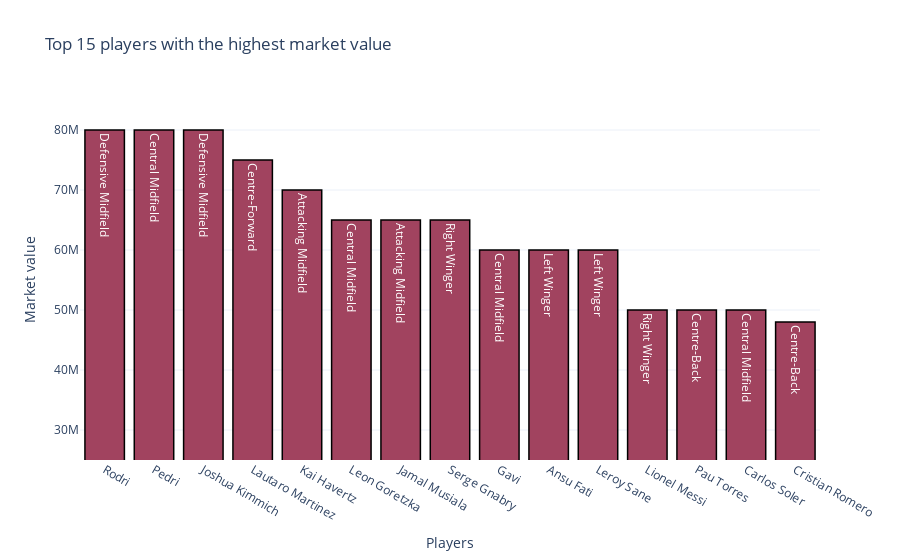

Source (notebook cell):
### Code cell
players_top_value = players.nlargest(15, ['Market_value'])


plot_1 = go.Bar(
                x = players_top_value.Name,
                y = players_top_value.Market_value,
                marker = dict(color = '#a1435f',
                line=dict(color='rgb(0,0,0)',width=1.5)),
                text = players_top_value.Position)

data = [plot_1]
layout = go.Layout(barmode = "group")
fig = go.Figure(data = data, layout = layout)
fig.update_layout(yaxis_range=[25000000,85000000])
fig.update_layout(
    title="Top 15 players with the highest market value",
    xaxis_title="Players",
    yaxis_title="Market value",
    template = "plotly_white",

)
iplot(fig)

### Figure 1 — Plotly figure (JSON) as saved in the notebook; plotly's stock layout.template omitted (floating-point values rounded to 4 significant figures)
{"data": [{"marker": {"color": "#a1435f", "line": {"color": "rgb(0,0,0)", "width": 1.5}}, "text": ["Defensive Midfield", "Central Midfield", "Defensive Midfield", "Centre-Forward", "Attacking Midfield", "Central Midfield", "Attacking Midfield", "Right Winger", "Central Midfield", "Left Winger", "Left Winger", "Right Winger", "Centre-Back", "Central Midfield", "Centre-Back"], "x": ["Rodri", "Pedri", "Joshua Kimmich", "Lautaro Martinez", "Kai Havertz", "Leon Goretzka", "Jamal Musiala", "Serge Gnabry", "Gavi", "Ansu Fati", "Leroy Sane", "Lionel Messi", "Pau Torres", "Carlos Soler", "Cristian Romero"], "y": [80000000, 80000000, 80000000, 75000000, 70000000, 65000000, 65000000, 65000000, 60000000, 60000000, 60000000, 50000000, 50000000, 50000000, 48000000], "type": "bar"}], "layout": {"barmode": "group", "title": {"text": "Top 15 players with the highest market value"}, "xaxis": {"title": {"text": "Players"}}, "yaxis": {"range": [25000000, 85000000], "title": {"text": "Market value"}}}}
